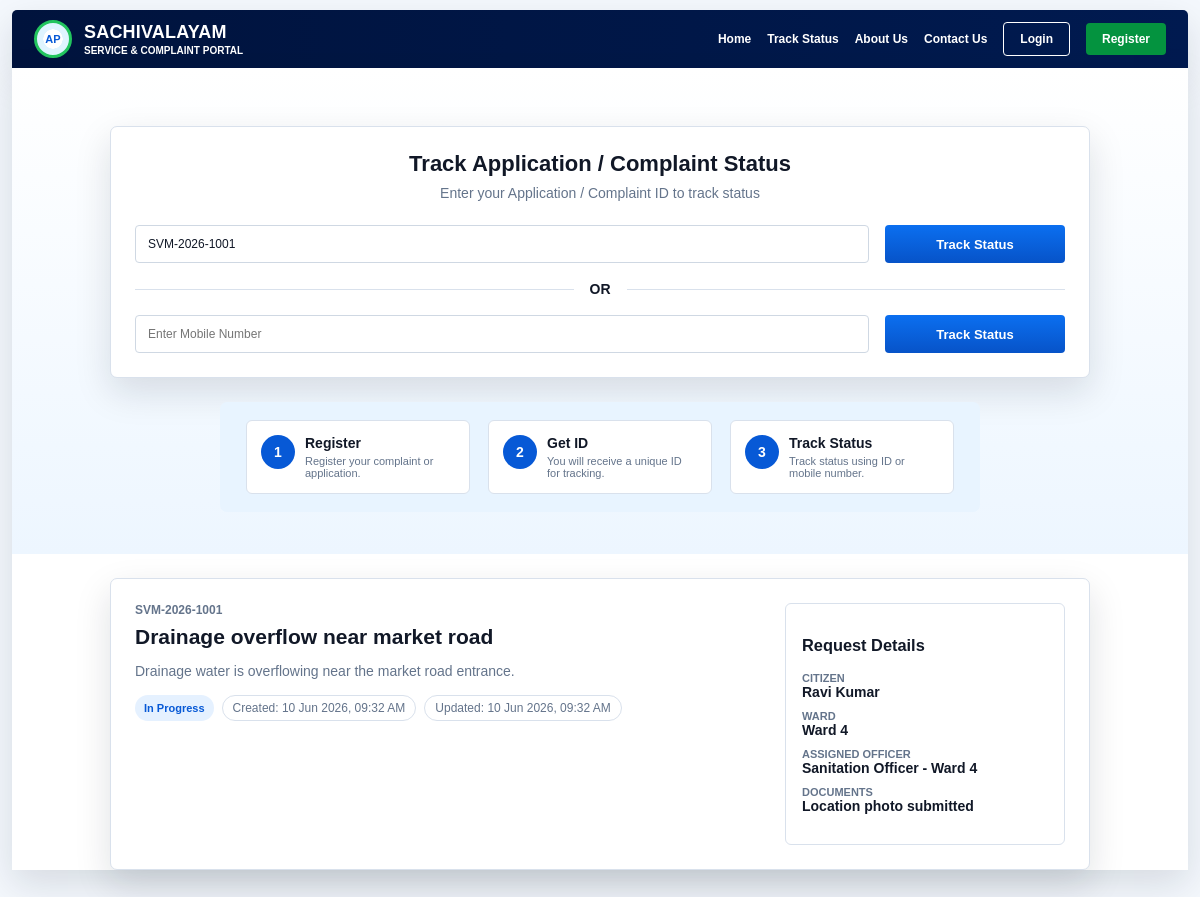
The page /track/SVM-2026-1001 on the database its author committed.
### tables this page shows
CREATE TABLE requests (
                id INTEGER PRIMARY KEY AUTOINCREMENT,
                tracking_id TEXT UNIQUE NOT NULL,
                citizen_name TEXT NOT NULL,
                phone TEXT NOT NULL,
                ward TEXT NOT NULL,
                category TEXT NOT NULL,
                title TEXT NOT NULL,
                description TEXT NOT NULL,
                documents TEXT NOT NULL,
                status TEXT NOT NULL,
                officer TEXT NOT NULL,
                created_at TEXT NOT NULL,
                updated_at TEXT NOT NULL
            );

### app.py (the view)
@app.route("/track", methods=["GET", "POST"])
@app.route("/track/<tracking_id>")
def track(tracking_id=None):
    if request.method == "POST":
        return redirect(url_for("track", tracking_id=request.form["tracking_id"]))
    record = None
    if tracking_id:
        record = get_request_by_tracking_id(tracking_id)
        if record is None:
            flash("No request found for that application or complaint ID.", "error")
    return render_template("track.html", record=record, tracking_id=tracking_id)

### app.py (called while the page is built, shortened)
def get_db():
    conn = sqlite3.connect(DATABASE)
    conn.row_factory = sqlite3.Row
    return conn

def init_db():
    with get_db() as conn:
        conn.execute(
            """
            CREATE TABLE IF NOT EXISTS requests (
                id INTEGER PRIMARY KEY AUTOINCREMENT,
                tracking_id TEXT UNIQUE NOT NULL,
                citizen_name TEXT NOT NULL,
                phone TEXT NOT NULL,
                ward TEXT NOT NULL,
                category TEXT NOT NULL,
                title TEXT NOT NULL,
                description TEXT NOT NULL,
                documents TEXT NOT NULL,
                status TEXT NOT NULL,
                officer TEXT NOT NULL,
                created_at TEXT NOT NULL,
                updated_at TEXT NOT NULL
            )
            """
        )
        count = conn.execute("SELECT COUNT(*) FROM requests").fetchone()[0]

@app.before_request
def prepare_database():
    init_db()

def get_request_by_tracking_id(tracking_id):
    with get_db() as conn:
        return conn.execute(
            "SELECT * FROM requests WHERE tracking_id = ?",
            (tracking_id.strip().upper(),),
        ).fetchone()

### templates/track.html (shortened to what this page needs)
{% extends "base.html" %}
{% block content %}
<section class="track-page">
  <div class="track-box">
    <h1>Track Application / Complaint Status</h1>
    <p>Enter your Application / Complaint ID to track status</p>
    <form method="post" class="search-row">
      <input name="tracking_id" value="{{ tracking_id or '' }}" placeholder="Enter Application / Complaint ID" required>
      <button class="btn primary" type="submit">Track Status</button>
    </form>
    <div class="or-line"><span>OR</span></div>
    <form method="post" class="search-row">
      <input name="tracking_id" placeholder="Enter Mobile Number">
      <button class="btn primary" type="submit">Track Status</button>
    </form>
  </div>
  <div class="steps">
    <article><b>1</b><strong>Register</strong><span>Register your complaint or application.</span></article>
    <article><b>2</b><strong>Get ID</strong><span>You will receive a unique ID for tracking.</span></article>
    <article><b>3</b><strong>Track Status</strong><span>Track status using ID or mobile number.</span></article>
  </div>
</section>
{% if record %}
<section class="record-view">
  <div class="record-main">
    <p class="eyebrow">{{ record.tracking_id }}</p>
    <h2>{{ record.title }}</h2>
    <p>{{ record.description }}</p>
    <div class="timeline">
      <span class="status-pill {{ record.status|lower|replace(' ', '-') }}">{{ record.status }}</span>
      <span>Created: {{ record.created_at }}</span>
      <span>Updated: {{ record.updated_at }}</span>
    </div>
  </div>
  <aside>
    <h3>Request Details</h3>
    <dl>
      <dt>Citizen</dt><dd>{{ record.citizen_name }}</dd>
      <dt>Ward</dt><dd>{{ record.ward }}</dd>
      <dt>Assigned officer</dt><dd>{{ record.officer }}</dd>
      <dt>Documents</dt><dd>{{ record.documents }}</dd>
    </dl>
  </aside>
</section>
{% endif %}
{% endblock %}

### static/styles.css (style rules this page uses)
:root { --navy: #00133d; --navy-2: #00245c; --blue: #0759d6; --blue-2: #0b6ff0; --green: #04933f; --orange: #ff9d20; --purple: #9747aa; --ink: #111827; --muted: #64748b; --line: #d9e1ec; --bg: #f4f8fd; --white: #ffffff; --shadow: 0 14px 36px rgba(15, 23, 42, 0.13); }
* { box-sizing: border-box; }
body { margin: 0; background: var(--bg); color: var(--ink); font-family: Arial, Helvetica, sans-serif; font-size: 14px; }
.btn { min-height: 38px; padding: 10px 20px; display: inline-flex; align-items: center; justify-content: center; border: 0; border-radius: 4px; cursor: pointer; font: inherit; font-size: 13px; font-weight: 900; }
.btn.primary { background: linear-gradient(#0b6ff0, #0753c8); color: #fff; }
.form-shell, .dashboard-content, .track-box, .record-view, .simple-page { width: min(980px, calc(100% - 42px)); margin: 24px auto; padding: 24px; background: #fff; border: 1px solid var(--line); border-radius: 7px; box-shadow: var(--shadow); }
input, select, textarea { width: 100%; min-height: 38px; padding: 10px 12px; border: 1px solid #cfd8e3; border-radius: 4px; color: var(--ink); background: #fff; font: inherit; font-size: 12px; }
.track-page { padding: 34px 0 42px; background: linear-gradient(180deg, #ffffff, #edf6ff); }
.track-box { text-align: center; }
.track-box h1 { margin: 0 0 8px; font-size: 22px; }
.track-box p { margin: 0 0 24px; color: var(--muted); }
.search-row { display: grid; grid-template-columns: 1fr 180px; gap: 16px; }
.or-line { margin: 18px 0; display: grid; grid-template-columns: 1fr auto 1fr; align-items: center; gap: 16px; color: var(--ink); font-weight: 900; }
.or-line:before, .or-line:after { content: ""; height: 1px; background: var(--line); }
.steps { width: min(760px, calc(100% - 42px)); margin: 0 auto; padding: 18px 26px; display: grid; grid-template-columns: repeat(3, 1fr); gap: 18px; background: #e8f4ff; border-radius: 7px; }
.steps article { display: grid; grid-template-columns: auto 1fr; gap: 4px 10px; padding: 14px; background: #fff; border: 1px solid var(--line); border-radius: 6px; }
.steps b { grid-row: span 2; width: 34px; height: 34px; display: grid; place-items: center; border-radius: 50%; background: var(--blue); color: #fff; }
.steps span { color: var(--muted); font-size: 11px; }
.status-pill { display: inline-flex; min-height: 24px; align-items: center; padding: 4px 9px; border-radius: 999px; font-size: 11px; font-weight: 900; }
.status-pill.in-progress { background: #e5f1ff; color: var(--blue); }
.record-view { display: grid; grid-template-columns: 1fr 280px; gap: 24px; }
.record-main h2 { margin: 8px 0; }
.record-main p { color: var(--muted); }
.eyebrow { margin: 0; color: var(--blue); font-size: 12px; font-weight: 900; }
.timeline { display: flex; flex-wrap: wrap; gap: 8px; margin-top: 16px; }
.timeline span:not(.status-pill) { padding: 5px 10px; border: 1px solid var(--line); border-radius: 999px; color: var(--muted); font-size: 12px; }
aside { padding: 16px; border: 1px solid var(--line); border-radius: 6px; }
dt { color: var(--muted); font-size: 11px; font-weight: 900; text-transform: uppercase; }
dd { margin: 0 0 10px; font-weight: 800; }

### rows shown on the page
requests: tracking_id "SVM-2026-1001", title "Drainage overflow near market road", description "Drainage water is overflowing near the market road entrance.", status "In Progress", created_at "10 Jun 2026, 09:32 AM", updated_at "10 Jun 2026, 09:32 AM", citizen_name "Ravi Kumar", ward "Ward 4", officer "Sanitation Officer - Ward 4", documents "Location photo submitted"
